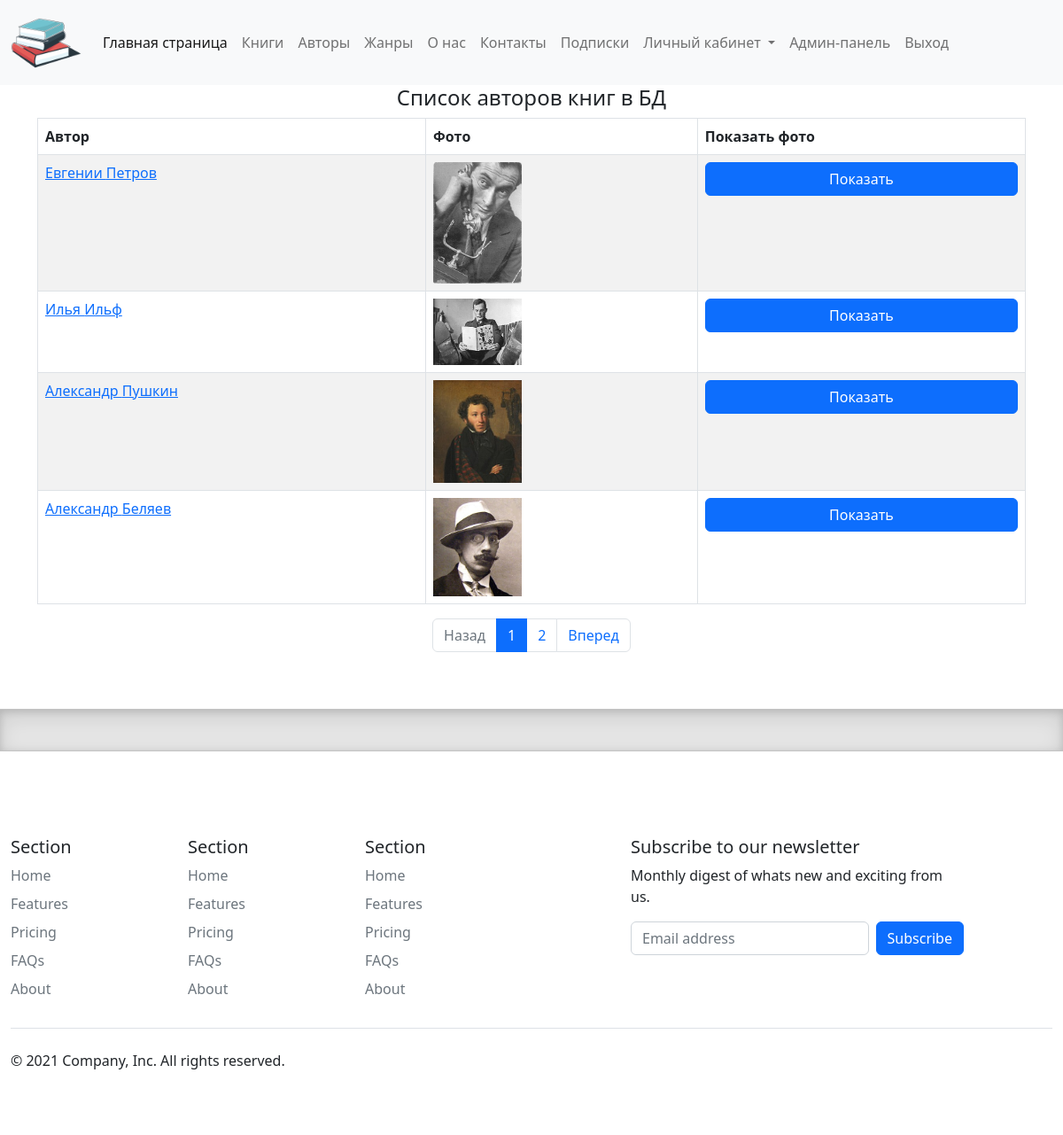
Page /author/ (signed in) on the committed database.
### catalog/models.py (models this page shows, shortened)
class Author(models.Model):
    first_name = models.CharField(max_length=100, help_text="Введите имя автора", verbose_name="Имя автора")
    last_name = models.CharField(max_length=100, help_text="Введите фамилию автора", verbose_name="Фамилия автора")
    date_of_birth = models.DateField(help_text="Введите дату рождения", verbose_name="Дата рождения", null=True, blank=True)
    about = models.TextField(help_text="Введите сведения об авторе", verbose_name="Сведения об авторе")
    photo = models.ImageField(upload_to="images", help_text="Загрузите фото автора", verbose_name="Фото автора", null=True, blank=True)

### catalog/views.py (the view)
# urls.py: path('author/', views.AuthorListView.as_view(), name='authors'),
class AuthorListView(LoginRequiredMixin, ListView):
    raise_exception = True
    model = Author
    paginate_by = 4
    template_name = "catalog/author_list.html"
    ordering = ['-id']

### templates/catalog/author_list.html
{% extends "catalog/base.html" %}
{% block content %}
    <h4>Список авторов книг в БД</h4>
    {% if author_list %}
        <table class="table table-striped table-bordered text-start">
            <thead>
            <tr>
                <th>Aвтop</th>
                <th>Фoтo</th>
                <th>Показать фото</th>
            </tr>
            </thead>
            <tbody>
            {% for author in author_list.all %}
                <tr>
                    <td><a href="{{ author.id }}">{{ author.first_name }} {{ author.last_name }} </a></td>
                    <td><img src="{{ author.photo.url }}" alt="connect" style="width: 100px"></td>
                    <td><a href="{{ author.photo.url }}" class="btn btn-primary" target="_blank"> Показать</a></td>
                </tr>
            {% endfor %}
            </tbody>
        </table>
    {% else %}
        <p>В базе данных нет книг</p>
    {% endif %}
    <div class="col-12">
        {% include "modules/pagination.html" %}
    </div>
{% endblock %}

### static/css/style.css (style rules this page uses)
.btn { margin: 0 auto; display: block; text-align: center; }

### rows in the picture
Author: first_name "Евгении", last_name "Петров", photo (picture)
Author: first_name "Илья", last_name "Ильф", photo (picture)
Author: first_name "Александр", last_name "Пушкин", photo (picture)
Author: first_name "Александр", last_name "Беляев", photo (picture)

### other values in the picture
{{ num_page }} "1"
{{ num_page }} "2"
